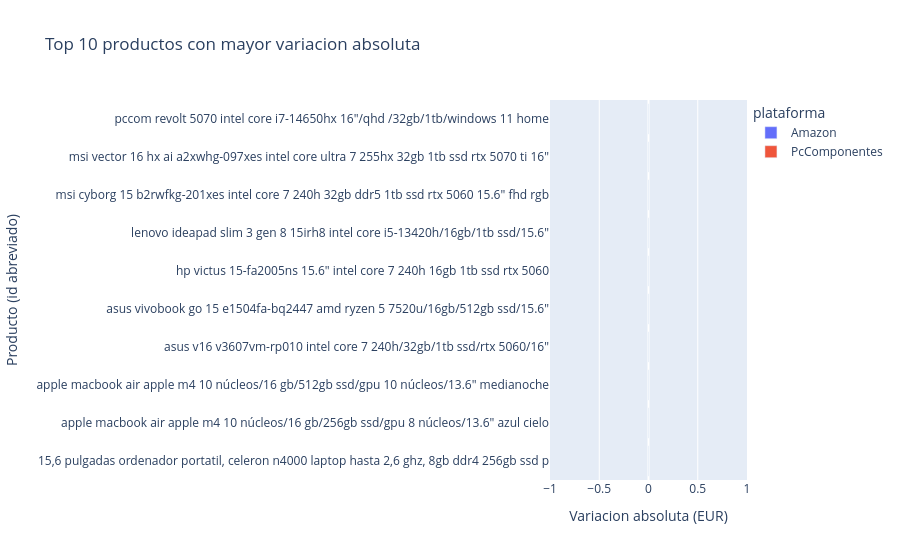

Write notebook code for a chart like this one.
### Code cell
# Firma de producto para agrupar el mismo item a lo largo del tiempo
df["producto_id"] = (
    df["nombre"].astype(str).str.lower().str.replace(r"\s+", " ", regex=True).str[:90]
)

variacion = (
    df.groupby(["plataforma", "producto_id"], as_index=False)
      .agg(
          observaciones=("precio_actual_num", "count"),
          precio_min=("precio_actual_num", "min"),
          precio_max=("precio_actual_num", "max")
      )
)

variacion["variacion_abs"] = (variacion["precio_max"] - variacion["precio_min"]).round(2)
variacion["variacion_pct"] = ((variacion["variacion_abs"] / variacion["precio_min"]) * 100).round(2)

ranking = variacion.sort_values("variacion_abs", ascending=False).head(20)
display(ranking)

fig_rank = px.bar(
    ranking.head(10),
    x="variacion_abs",
    y="producto_id",
    color="plataforma",
    orientation="h",
    title="Top 10 productos con mayor variacion absoluta"
)
fig_rank.update_layout(xaxis_title="Variacion absoluta (EUR)", yaxis_title="Producto (id abreviado)")
fig_rank.show()

### Figure 1 — Plotly figure (JSON) as saved in the notebook; plotly's stock layout.template omitted (floating-point values rounded to 4 significant figures)
{"data": [{"hovertemplate": "plataforma=Amazon<br>variacion_abs=%{x}<br>producto_id=%{y}<extra></extra>", "legendgroup": "Amazon", "marker": {"color": "#636efa", "pattern": {"shape": ""}}, "name": "Amazon", "orientation": "h", "showlegend": true, "textposition": "auto", "type": "bar", "x": [0.0], "xaxis": "x", "y": ["15,6 pulgadas ordenador portatil, celeron n4000 laptop hasta 2,6 ghz, 8gb ddr4 256gb ssd p"], "yaxis": "y"}, {"hovertemplate": "plataforma=PcComponentes<br>variacion_abs=%{x}<br>producto_id=%{y}<extra></extra>", "legendgroup": "PcComponentes", "marker": {"color": "#EF553B", "pattern": {"shape": ""}}, "name": "PcComponentes", "orientation": "h", "showlegend": true, "textposition": "auto", "type": "bar", "x": [0.0, 0.0, 0.0, 0.0, 0.0, 0.0, 0.0, 0.0, 0.0], "xaxis": "x", "y": ["apple macbook air apple m4 10 núcleos/16 gb/256gb ssd/gpu 8 núcleos/13.6\" azul cielo", "apple macbook air apple m4 10 núcleos/16 gb/512gb ssd/gpu 10 núcleos/13.6\" medianoche", "asus v16 v3607vm-rp010 intel core 7 240h/32gb/1tb ssd/rtx 5060/16\"", "asus vivobook go 15 e1504fa-bq2447 amd ryzen 5 7520u/16gb/512gb ssd/15.6\"", "hp victus 15-fa2005ns 15.6\" intel core 7 240h 16gb 1tb ssd rtx 5060", "lenovo ideapad slim 3 gen 8 15irh8 intel core i5-13420h/16gb/1tb ssd/15.6\"", "msi cyborg 15 b2rwfkg-201xes intel core 7 240h 32gb ddr5 1tb ssd rtx 5060 15.6\" fhd rgb", "msi vector 16 hx ai a2xwhg-097xes intel core ultra 7 255hx 32gb 1tb ssd rtx 5070 ti 16\"", "pccom revolt 5070 intel core i7-14650hx 16\"/qhd /32gb/1tb/windows 11 home"], "yaxis": "y"}], "layout": {"barmode": "relative", "legend": {"title": {"text": "plataforma"}, "tracegroupgap": 0}, "title": {"text": "Top 10 productos con mayor variacion absoluta"}, "xaxis": {"anchor": "y", "domain": [0, 1], "title": {"text": "Variacion absoluta (EUR)"}}, "yaxis": {"anchor": "x", "domain": [0, 1], "title": {"text": "Producto (id abreviado)"}}}}
